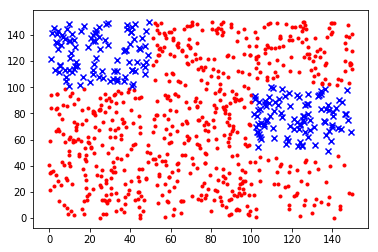

This figure's Python source:
# -*- coding: utf-8 -*-
"""
Created on Mon Sep 23 21:15:29 2019

@author: WangHJ
"""

from decision_bitree import build_biTree, print_tree

def load_data(file_name):
    '''导入数据
    input:  file_name(string):训练数据保存的文件名
    output: data_train(list):训练数据
    '''
    data_train = []
    f = open(file_name)
    for line in f.readlines():
        lines = line.strip().split(" ")
        data_tmp = []
        for x in lines:
            data_tmp.append(float(x))
        data_train.append(data_tmp)
    f.close()
    return data_train

import matplotlib.pyplot as plt
if __name__ == "__main__":  
    
    data_train = load_data("classificationSamples.txt")

    x1 = []
    y1 = []
    x0 = []
    y0 = []
    for x in data_train:
        if x[-1] > 0.0:
            x1.append(x[0])
            y1.append(x[1])
        else:
            x0.append(x[0])
            y0.append(x[1])
    plt.scatter(x1,y1,c='r',marker='.')
    plt.scatter(x0,y0,c='b',marker='x')
    plt.show()
    
    tree = build_biTree(data_train, splitInfo="infogain")
    
    print_tree(tree)
    
    data_train = load_data("classificationSamples_noise.txt")

    x1 = []
    y1 = []
    x0 = []
    y0 = []
    for x in data_train:
        if x[-1] > 0.0:
            x1.append(x[0])
            y1.append(x[1])
        else:
            x0.append(x[0])
            y0.append(x[1])
    plt.scatter(x1,y1,c='r',marker='.')
    plt.scatter(x0,y0,c='b',marker='x')
    plt.show()
    
    tree = build_biTree(data_train, splitInfo="infogain")
    
    print_tree(tree)
